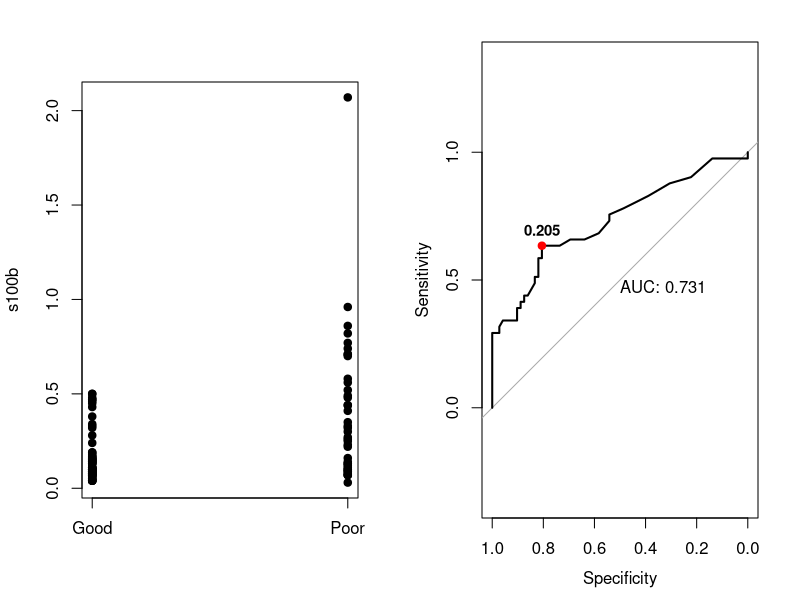
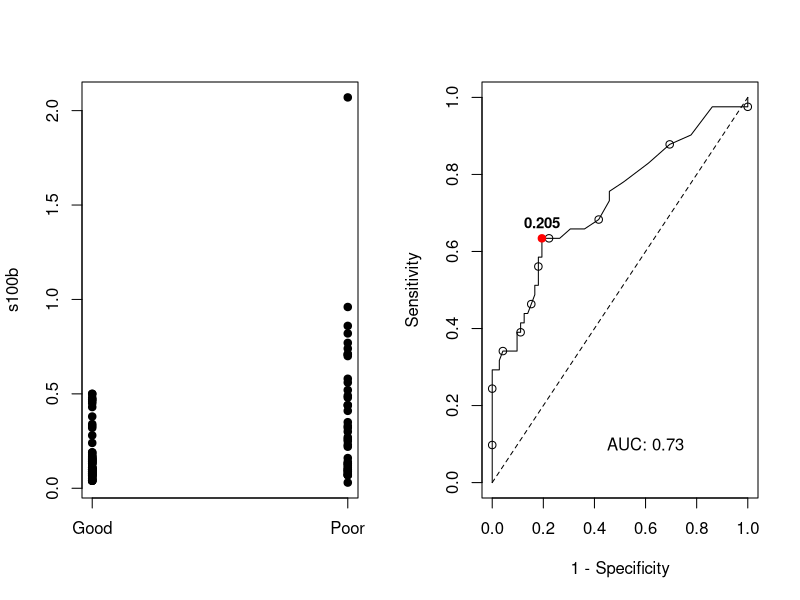
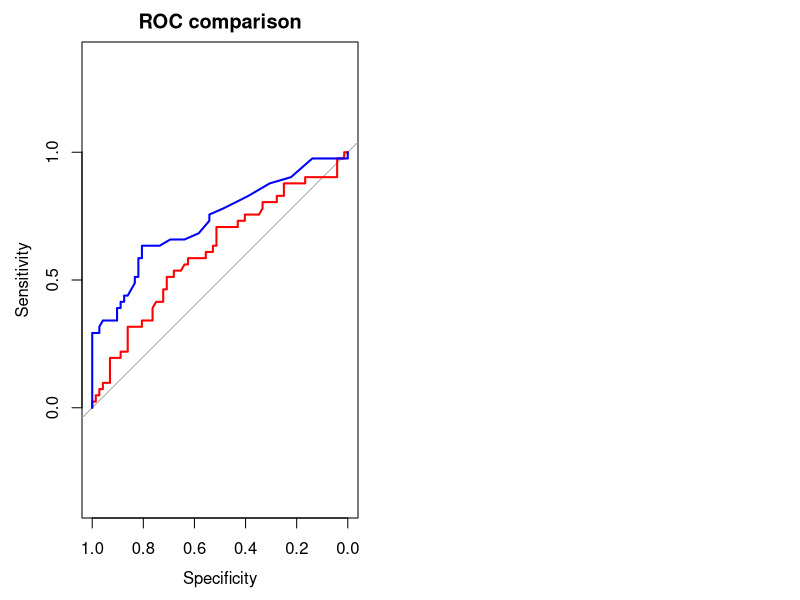

Write the R code that produced these figures, in order.
## ---- chunk 1
op_eval=TRUE
op_echo=TRUE
## ---- chunk 2
#install.packages("pROC")
## Load the library
library(pROC)
## Read the data set
data("aSAH", package = "pROC")
str(aSAH)
## ---- chunk 3
roc_s100b = roc(outcome ~ s100b, data = aSAH) #response~predictor
print(roc_s100b)
roc_s100b$sensitivities
## ---- chunk 4

result = data.frame(
       'Threshold'= roc_s100b$thresholds,
       'Sensitivity'= roc_s100b$sensitivities,
       'Specificity'= roc_s100b$specificities,
       'Youden'= roc_s100b$sensitivities + roc_s100b$specificities - 1
)


head(result)
## ---- chunk 5
par(mfrow=c(1,2))
stripchart(s100b~outcome,data=aSAH,col='black',vertical=TRUE,pch=19)

#same result with plot.roc
plot.roc(roc_s100b,print.auc = TRUE)

# Youden index
max_youden<-result[which.max(result$Youden),]
points(x=max_youden$Specificity,y=max_youden$Sensitivity,col='red',pch=19)
# Add the threshold of the max youden index
text(x=max_youden$Specificity,y=max_youden$Sensitivity, label=max_youden$Threshold, cex=0.9, font=2,pos=3)
## ---- chunk 6
par(mfrow=c(1,2))
stripchart(s100b~outcome,data=aSAH,col='black',vertical=TRUE,pch=19)

plot(x = 1 - roc_s100b$specificities,
     y = roc_s100b$sensitivities,
     type = "l",
      xlab = "1 - Specificity",
      ylab = "Sensitivity",
      ylim = c(0, 1),
      xlim = c(0, 1))
 lines(x = 0:1, y = 0:1, lty = "dashed")
 
temp<-length(roc_s100b$specificities)
points(x = 1 - roc_s100b$specificities[seq(2,temp,5)],
       y = roc_s100b$sensitivities[seq(2,temp,5)]
       )
text(0.6,0.1,paste('AUC:',round(roc_s100b$auc,2)))
# Youden index
max_youden<-result[which.max(result$Youden),]
points(x=1-max_youden$Specificity,y=max_youden$Sensitivity,col='red',pch=19)
# Add the threshold of the max youden index
text(x=1-max_youden$Specificity,y=max_youden$Sensitivity, label=max_youden$Threshold, cex=0.9, font=2,pos=3)
## ---- chunk 7
plot.roc(outcome ~ ndka, data = aSAH, main="ROC comparison", col= "red")

lines.roc(outcome ~ s100b,data=aSAH, col="blue")
## ---- chunk 8

roc_ndka = roc(outcome ~ ndka, data = aSAH)
roc_s100b$auc
roc_ndka$auc

roc.test(roc_s100b, roc_ndka)
